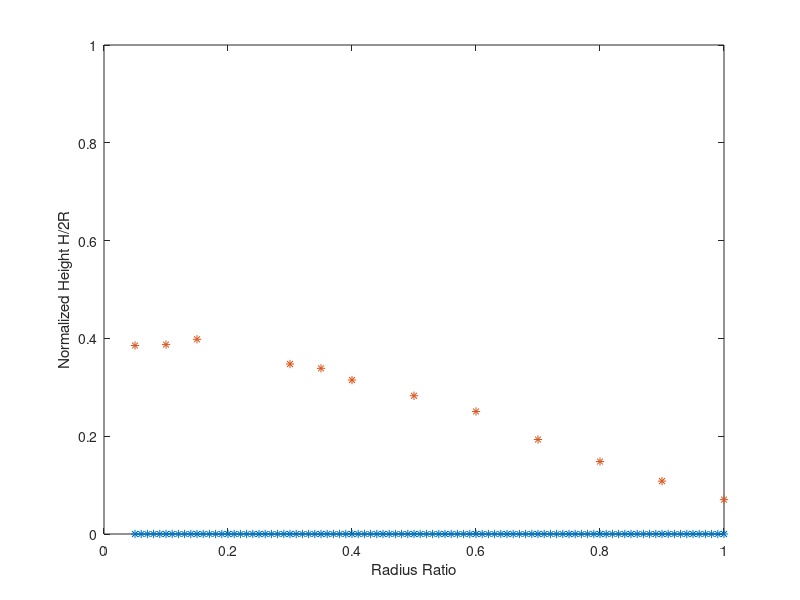

The MATLAB script that drew this image:
close all
radiusRatio_array = 0.05:0.01:1;
figure(1)
height = zeros(length(radiusRatio_array),1);
for i = 1:length(radiusRatio_array)
    try
    radiusRatio = radiusRatio_array(i);
    jobName = sprintf( ['r-bi-', '%.0f'], radiusRatio*100);
    filename_short = ['final-short-',jobName,'-output.txt'];

    data1=importdata(filename_short);
    

    height(i) = data1(1);
    catch
        "Oops";
    end
end

radiusRatio_array_exp = [0.05 0.1 0.15 0.3 0.35 0.4:0.1:1];
height_exp = [0.3855 0.3873 0.3982 0.3476 0.3388 0.3148 0.2827 0.2506 0.1932 0.1482 0.1082 0.0703];
plot(radiusRatio_array,height*1e3/110,"-*");
hold on
plot(radiusRatio_array_exp,height_exp,"*");
ylabel("Normalized Height H/2R")
xlabel("Radius Ratio")
ylim([0 1])
